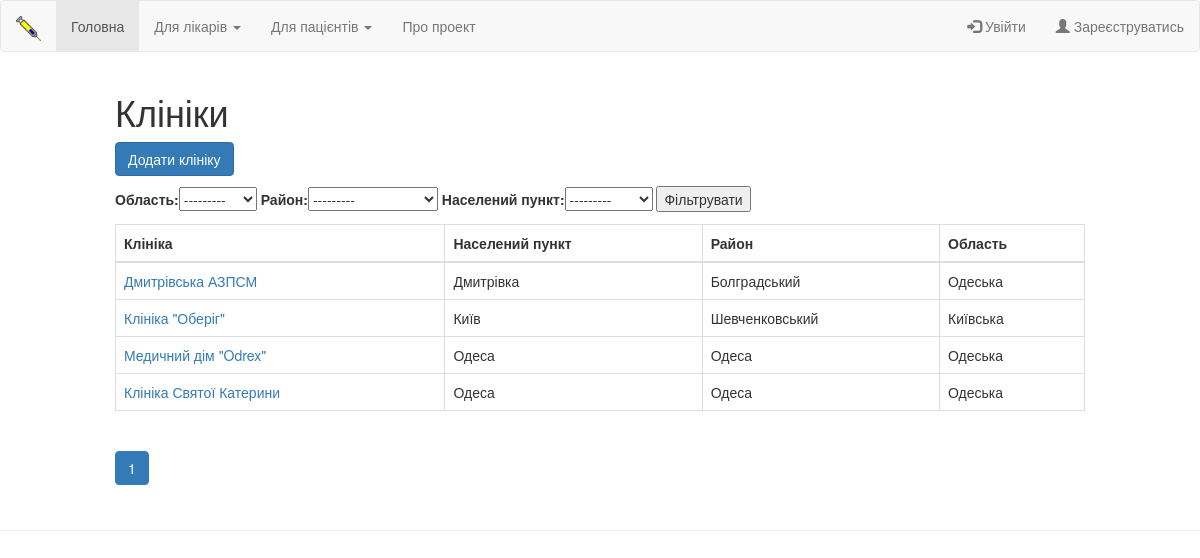
The app's page /registry/clinics/, older data.
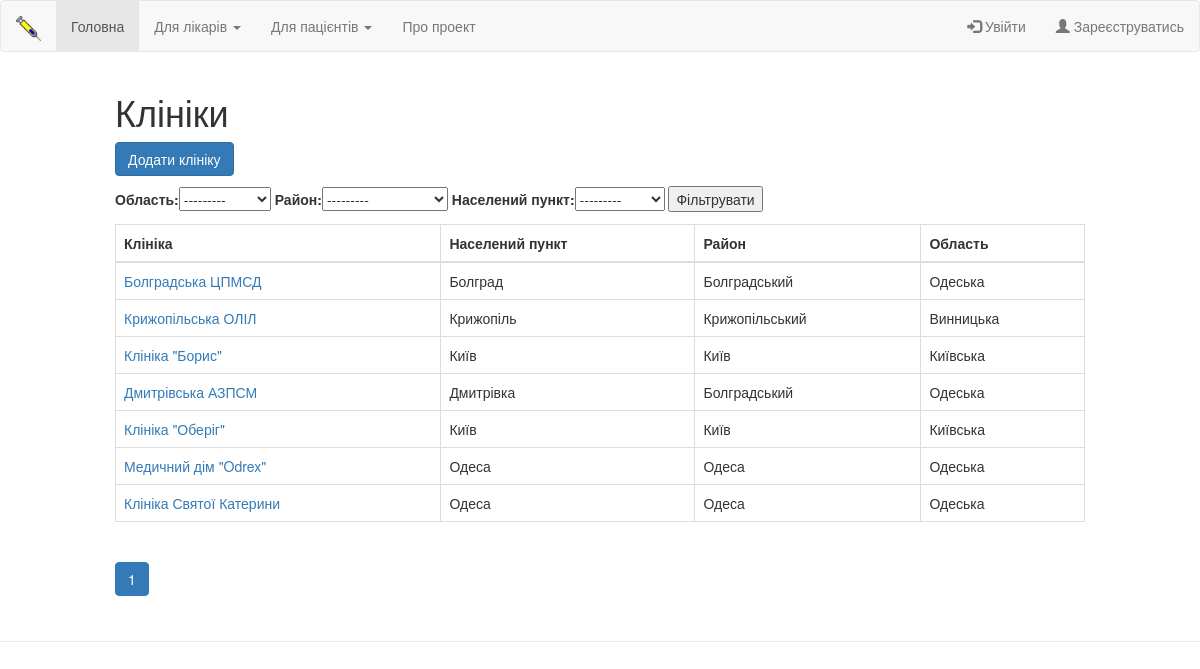
The same page, newer data.
### registry/models.py (models this page shows, shortened)
class Region(models.Model):
    region = models.CharField(max_length=32)
    def __str__(self):
        return self.region
    class Meta:
        verbose_name = "Область"
        verbose_name_plural = "Області"
        ordering = ['region']

class District(models.Model):
    district = models.CharField(max_length=32)
    region = models.ForeignKey(Region, on_delete=models.SET_NULL, null=True, blank=True)
    def __str__(self):
        return self.district
    class Meta:
        verbose_name = "Район"
        verbose_name_plural = "Райони"
        ordering = ['district']

class Locality(models.Model):
    locality = models.CharField(max_length=32)
    district = models.ForeignKey(District, on_delete=models.SET_NULL, null=True, blank=True)
    def __str__(self):
        return self.locality
    class Meta:
        verbose_name = "Населений пункт"
        verbose_name_plural = "Населені пункти"
        ordering = ['locality']

class Clinic(models.Model):
    clinic = models.CharField(max_length=64)
    logo = models.ImageField(upload_to='uploads/%Y/%m/%d/', blank=True, null=True)
    info = models.TextField(max_length=265, blank=True, null=True)
    locality = models.ForeignKey(Locality, on_delete=models.SET_NULL, null=True, blank=True)
    def get_registry_url(self):
        return reverse('clinic', args=[str(self.id)])
    class Meta:
        verbose_name = "Клініка"
        verbose_name_plural = "Клініки"
        ordering = ['-id']

### registry/views.py (the view)
# urls.py: path('clinics/', views.clinics, name='api_clinics'),
def clinics(request):
    form = ClinicsSearchForm(request.GET)
    if form.is_valid():
        locality = form.cleaned_data['locality']
        district = form.cleaned_data['district']
        region = form.cleaned_data['region']
        if locality is not None:
            clinics = Clinic.objects.filter(locality = locality)
        elif district is not None:
            clinics = Clinic.objects.filter(locality__district = district)
        elif region is not None:
            clinics = Clinic.objects.filter(locality__district__region = region)
        else:
            clinics = Clinic.objects.all()
    else:
        clinics = Clinic.objects.all()
    pages = Paginator(clinics, 30)
    current_page = request.GET.get('page', 1)
    try:
        current_page = int(current_page)
    except:
        current_page = 1
    if current_page not in pages.page_range:
        current_page = 1
    clinics = pages.page(current_page)
    num_pages = pages.page_range
    context = {'clinics': clinics, 'form': form, 'num_pages': num_pages, 'current_page': current_page}
    return render(request, 'registry/clinics.html', context)

### registry/forms.py
class ClinicsSearchForm(forms.Form):
    region = forms.ModelChoiceField(label='Область', queryset = Region.objects.all(), required=False)
    district = forms.ModelChoiceField(label='Район', queryset = District.objects.all(), required=False)
    locality = forms.ModelChoiceField(label='Населений пункт', queryset = Locality.objects.all(), required=False)

### registry/templates/registry/clinics.html (shortened to what this page needs)
{% extends "base.html" %}
{% block content %}
    <h1>Клініки</h1>
<a href="{% url 'clinic_add' %}"><button class="btn btn-primary btn-bg" name="clinic_add">Додати клініку</button></a>
<form action="" method="get">
    {{ form }}
    <input type="submit" value="Фільтрувати">
</form>
<table class="table table-bordered">
    <thead>
    <tr>
        <th>Клініка</th>
        <th>Населений пункт</th>
        <th>Район</th>
        <th>Область</th>
    </tr>
    </thead>
    <tbody>
    {% for clinic in clinics %}
    <tr>
        <td><a href="{{ clinic.get_registry_url }}">{{ clinic.clinic }}</a></td>
        <td>{{ clinic.locality }}</td>
        <td>{{ clinic.locality.district }}</td>
        <td>{{ clinic.locality.district.region }}</td>
    </tr>
    {% endfor %}
    </tbody>
</table>
<ul class="pagination">
    {% for num in num_pages %}
        {% if num == current_page %}
            <li class="page-item active"><span class="page-link">{{num}}</span></li>
        {% else %}
            <li class="page-item"><a class="page-link" href="{% url 'clinics' %}?page={{num}}">{{num}}</a></li>
        {% endif %}
    {% endfor %}
</ul>
    {% load static %}
{% endblock %}

### templates/base.html (shortened to what this page needs)
<!DOCTYPE html>
<html lang="en">
<head>
    <link rel="stylesheet" href="https://maxcdn.bootstrapcdn.com/bootstrap/3.3.7/css/bootstrap.min.css">
    {% load static %}
</head>
<body>
{% block navbar %}
<nav class="navbar navbar-default">
<div class="container-fluid">
    <div class="navbar-header"><a class="navbar-brand" href="#"><img src="{% static 'logo.png' %}" height="25" width="25"></a></div>
    <ul class="nav navbar-nav">
        <li class="active"><a href="{% url 'home' %}">Головна</a></li>
        <li class="dropdown"><a class="dropdown-toggle" data-toggle="dropdown" href="#">Для лікарів <span class="caret"></span></a>
        </li>
        <li class="dropdown"><a class="dropdown-toggle" data-toggle="dropdown" href="#">Для пацієнтів <span class="caret"></span></a>
        </li>
        <li><a href="{% url 'about' %}">Про проект</a></li>
    </ul>
    <ul class="nav navbar-nav navbar-right">
        {% if request.user.username %}
        <li class="dropdown"><a class="dropdown-toggle" data-toggle="dropdown" href="#">Профіль <span class="caret"></span></a>
            <ul class="dropdown-menu">
            <li><a href="{% url 'profile' %}"><span class="glyphicon glyphicon-unchecked"></span> Мій профіль</a></li>
            <li><a href="{% url 'profile_edit' %}"><span class="glyphicon glyphicon-edit"></span> Редагувати</a></li>
            <li><a href=""><span class="glyphicon glyphicon-bell"></span> Сповіщення</a></li>
            </ul>
        </li>
        <li><a href="/accounts/logout/"><span class="glyphicon glyphicon-log-out"></span> Вийти</a></li>
        {% else %}
        <li><a href="/accounts/login/"><span class="glyphicon glyphicon-log-in"></span> Увійти</a></li>
        <li><a href="/accounts/signup/"><span class="glyphicon glyphicon-user"></span> Зареєструватись</a></li>
        {% endif %}
    </ul>
</div>
</nav>
{% endblock %}
    <div class="container-fluid">
        <div class="row">
            <div class="col-sm-1"></div>
            <div class="col-sm-10 ">{% block content %}{% endblock %}</div>
            <div class="col-sm-2"></div>
        </div>
    </div>
<hr>
</body>
</html>

Row changes from the older to the newer data that the page shows:
added Clinic: clinic "Болградська ЦПМСД", locality "Болград", locality.district "Болградський", locality.district.region "Одеська"
added Clinic: clinic "Крижопільська ОЛІЛ", locality "Крижопіль", locality.district "Крижопільський", locality.district.region "Винницька"
added Clinic: clinic "Клініка \"Борис\"", locality "Київ", locality.district "Київ", locality.district.region "Київська"
changed through a linked row, Clinic "Клініка \"Оберіг\"": locality.district "Шевченковський" → "Київ"
